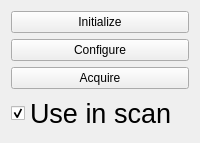
         <widget class="QWidget" name="tab_11">
          <attribute name="title">
           <string>Gladz-PD settings</string>
          </attribute>
          <layout class="QGridLayout" name="gridLayout_42">
           <item row="0" column="0">
            <widget class="QPushButton" name="pushButton_7">
             <property name="text">
              <string>Initialize</string>
             </property>
            </widget>
           </item>
           <item row="1" column="0">
            <widget class="QPushButton" name="pushButton_9">
             <property name="text">
              <string>Configure</string>
             </property>
            </widget>
           </item>
           <item row="2" column="0">
            <widget class="QPushButton" name="pushButton_11">
             <property name="text">
              <string>Acquire</string>
             </property>
            </widget>
           </item>
           <item row="3" column="0">
            <widget class="QCheckBox" name="checkBox">
             <property name="sizePolicy">
              <sizepolicy hsizetype="Minimum" vsizetype="Fixed">
               <horstretch>0</horstretch>
               <verstretch>0</verstretch>
              </sizepolicy>
             </property>
             <property name="baseSize">
              <size>
               <width>0</width>
               <height>0</height>
              </size>
             </property>
             <property name="font">
              <font>
               <pointsize>20</pointsize>
              </font>
             </property>
             <property name="text">
              <string>Use in scan</string>
             </property>
             <property name="iconSize">
              <size>
               <width>30</width>
               <height>30</height>
              </size>
             </property>
             <property name="checked">
              <bool>true</bool>
             </property>
            </widget>
           </item>
          </layout>
         </widget>
